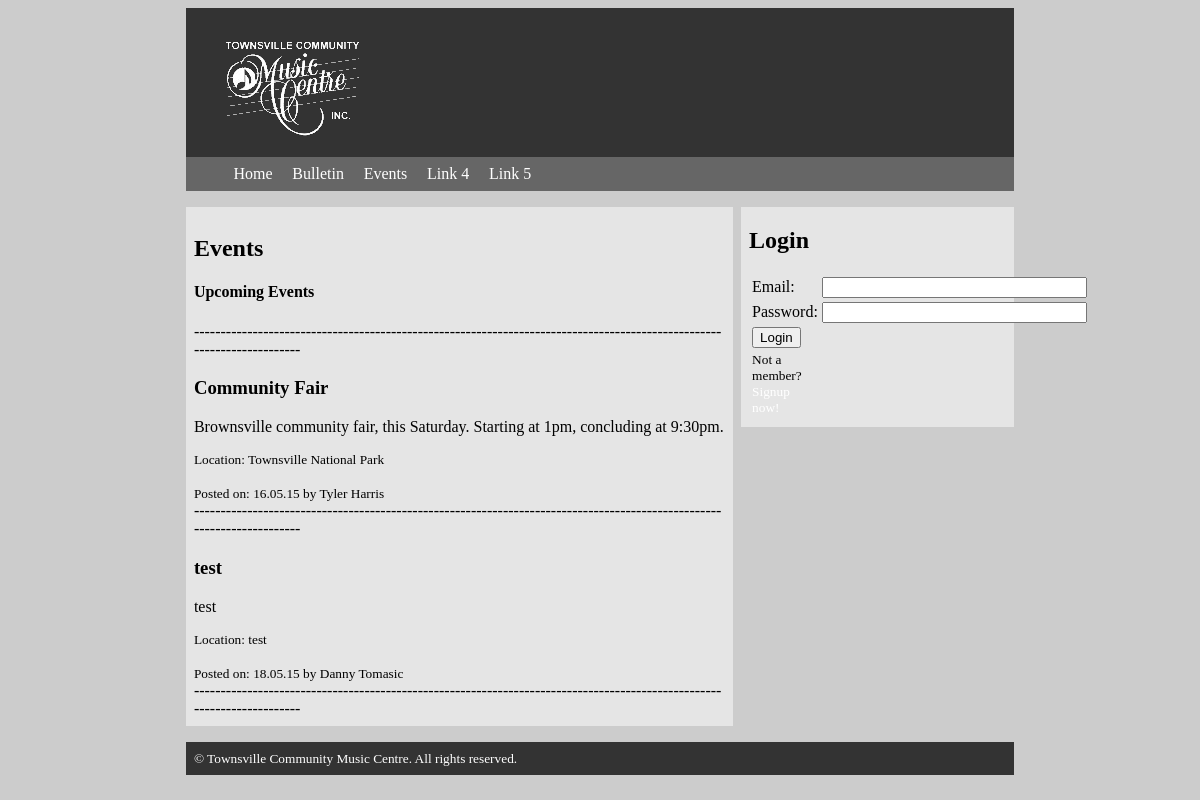
/a2-AlmostFinal/events.php, run on the app's committed database.
### tables this page shows
CREATE TABLE "events" (
  "id" integer NOT NULL PRIMARY KEY AUTOINCREMENT,
  "title" text NOT NULL,
  "information" text NOT NULL,
  "location" text NOT NULL,
  "date_created" text NOT NULL,
  "date_expires" text NOT NULL,
  "created_by" integer NOT NULL,
  FOREIGN KEY ("created_by") REFERENCES "users" ("id") ON DELETE NO ACTION ON UPDATE NO ACTION
);

CREATE TABLE "users" (
  "id" integer NULL PRIMARY KEY AUTOINCREMENT,
  "first_name" text NULL,
  "last_name" text NULL,
  "email" text NULL,
  "address" text NULL,
  "phone_day" integer NULL,
  "phone_after_hours" integer NULL,
  "mobile" integer NULL,
  "password" text NULL,
  "membership_type" integer NULL DEFAULT '0'
);

### a2-AlmostFinal/events.php (the view, shortened to what this page needs)
<?php
	include("dbconnect.php");
?>
<!DOCTYPE html PUBLIC "-//W3C//DTD XHTML 1.0 Transitional//EN" "http://www.w3.org/TR/xhtml1/DTD/xhtml1-transitional.dtd">
<html xmlns="http://www.w3.org/1999/xhtml">
    <?php include("inc/header.php"); ?>
	<body>
    	<div id="main-wrapper">
            <?php include("inc/navigation.php"); ?>
            <section id="main-content">
                <article>
                    <div>
                        <?php
							$sql = "SELECT * FROM events";
							echo '<h2>Events</h2>';
							echo '<h4>Upcoming Events</h4>';
							echo '-----------------------------------------------------------------------------------------------------------------------';
							foreach($dbh->query($sql) as $row) {
								$query = $dbh->query("SELECT first_name, last_name FROM users WHERE id='$row[created_by]'");
								$result = $query->fetch(PDO::FETCH_ASSOC);
								echo '<div><h1>' . $row["title"] . '	</h1></div>';
								echo '<p>' . $row['information'] . '</p>';
								echo '<small>Location: ' . $row['location'] . '</small><br /><br />';
								echo '<small>Posted on: ' . $row['date_created'] . ' by ' . $result['first_name'] . ' ' . $result['last_name'] . '</small><br />';
								echo '-----------------------------------------------------------------------------------------------------------------------';
							}
						?>
                    </div>
                </article>
            </section>
            <aside>
                <div class="side-box">
                	<?php
						function displayLogin() {
							if (!$_SESSION['id']) {
								echo "<table><form action='events.php' method='post'><tr>"
								."<h1>Login</h1>"
								."<td>Email:</td><td><input type='text' name='email' size='30'></td></tr>"
								."<tr><td>Password:</td><td><input type='password' name='password' size='30'></td></tr>"
								."<tr><td><input type='submit' value='Login' name='login'></td></tr>"
								."<tr><td><small>Not a member?<a href='register.php'>Signup now!</a></small></td></tr>"
								."</form></table>";
							}
						}
						displayLogin();
					?>
                </div>
            </aside>
            <?php include("inc/footer.php"); ?>
        </div>
	</body>
</html>

### a2-AlmostFinal/inc/header.php (shortened to what this page needs)
<head>
    <link rel="stylesheet" href="style.css" type="text/css" />
</head>

### a2-AlmostFinal/inc/navigation.php
<header>
    <h1 class="logo"><a href="index.php" title="Home">Home</a></h1>
    <nav class="primary">
        <ul>
            <li><a href="index.php">Home</a></li>
            <li><a href="bulletin.php">Bulletin</a></li>
            <li><a href="events.php">Events</a></li>
            <li><a href="#">Link 4</a></li>
            <li><a href="#">Link 5</a></li>
        </ul>
    </nav>
</header>

### a2-AlmostFinal/inc/footer.php
<footer>
    <small>&copy; <a href="index.php" title="Townsville Community Music Centre">Townsville Community Music Centre</a>. All rights reserved.</small>
</footer>

### a2-AlmostFinal/style.css (style rules this page uses)
* { -webkit-box-sizing: border-box; -moz-box-sizing: border-box; box-sizing: border-box; }
body { background: #cccccc; }
#main-wrapper { width: 70%; margin: 0 auto; }
header { background: #333333; padding: 1% 0 0 0; }
.logo a { width: 147px; height: 98px; text-indent: -9999%; background: url(logo.png); background-repeat: no-repeat; display: block; margin: 0 0 1% 4%; }
.primary ul { background: #666666; }
.primary ul li { padding: 1% 1% 1% 1%; display: inline-block; }
.primary ul li a, a:link { text-decoration: none; color: #FFFFFF; }
#main-content { background: #E5E5E5; float: left; width: 66%; padding: 1% 1% 1% 1%; color: #000000; margin-bottom: 2%; }
aside { width: 33%; background: #E5E5E5; float: right; }
.side-box { padding: 0% 3% 3% 3%; }
footer { clear: both; background: #333333; padding: 1% 1% 1% 1%; color: #FFFFFF; }
footer a, a:link { text-decoration: none; color: #FFFFFF; }

### data on the page
events: title "Community Fair", information "Brownsville community fair, this Saturday. Starting at 1pm, concluding at 9:30pm.", location "Townsville National Park", date_created "16.05.15", created_by.first_name "Tyler", created_by.last_name "Harris"
events: title "test", information "test", location "test", date_created "18.05.15", created_by.first_name "Danny", created_by.last_name "Tomasic"
